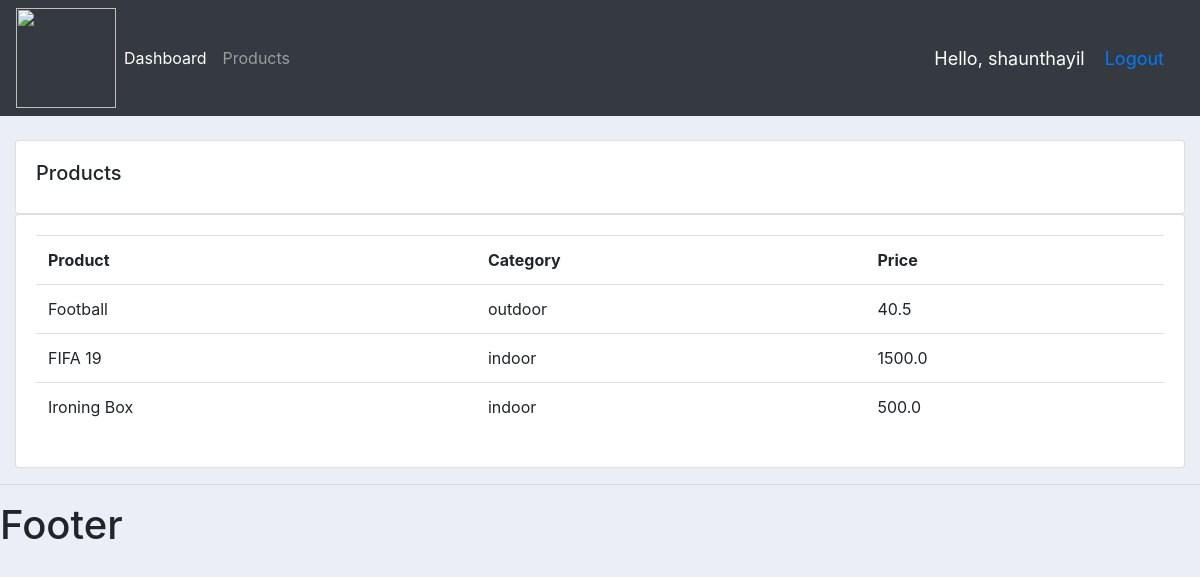
Screenshot of /products/ (signed in) with the database file from the repository.
### Accounts/models.py (models this page shows, shortened)
class Product(models.Model):
    CATEGORY = (('indoor','indoor'),('outdoor','outdoor'))
    name = models.CharField(max_length = 200,null =True)
    price = models.FloatField(null = True)
    category = models.CharField(max_length = 200,null=True,choices=CATEGORY)
    description = models.CharField(max_length = 200 ,null=True,blank=True)
    date_created = models.DateTimeField(auto_now_add = True, null=True)
    tags = models.ManyToManyField(Tag)

### Accounts/decorators.py (the view)
        def wrapper_func(request,*args,**kwargs):
            group = None
            if request.user.groups.exists():
                group = request.user.groups.all()[0].name
                if group in allowed_roles:
                    return view_func(request,*args,**kwargs)
                else:
                    return HttpResponse("You are not Authorised to View this Page")

### Accounts/views.py (called while the page is built)
@login_required(login_url='login')
@allowed_users(allowed_roles=['admin'])
def products(request):
    product = Product.objects.all()
    return  render(request,"Accounts/products.html",{"products":product})

### templates/Accounts/products.html
{% extends 'Accounts/base.html'%}
{% block content%}
<br>
<div class="row">
    <div class="col-md">
        <div class="card card-body">
            <h5>Products</h5>
        </div>
        <div class="card card-body">
            <table class="table">
                <tr>
                    <th>Product</th>
                    <th>Category</th>
                    <th>Price</th>
                </tr>
                {% for i in products %}
                <tr>
                    <td>{{i.name}}</td>
                    <td>{{i.category}}</td>
                    <td>{{i.price}}</td>
                </tr>
            {% endfor %}
            </table>
        </div>
    </div>
</div>
{%endblock%}

### templates/Accounts/navbar.html (shortened to what this page needs)
{% load static %}
<nav class="navbar navbar-expand-lg navbar-dark bg-dark">
 <img src="{{request.user.customer.profile_pic.url}}" width='100' height='100'>
  <div class="collapse navbar-collapse" id="navbarNav">
    <ul class="navbar-nav">
    {% if request.user.is_staff %}
      <li class="nav-item active">
        <a class="nav-link" href="{% url 'home' %}">Dashboard</a>
      </li>
      <li class="nav-item">
        <a class="nav-link" href="{% url 'product' %}">Products</a>
      </li>
      {% else %}
       <li class="nav-item">
        <a class="nav-link" href="{% url 'setting' %}">Settings</a>
      </li>
      {% endif %}
    </ul>
  </div>
    <span class = "hello-msg">Hello, {{request.user}}</span>
    <span class = "hello-msg"><a href="{% url 'logout' %}">Logout</a></span>
  </nav>

### static/css/base.css (style rules this page uses)
body { background-color: #ebeff5; }

### templates/Accounts/navbar.html (style rules this page uses)
.hello-msg { font-size: 18px; color: #fff; margin-right: 20px; }

### rows the page displays
Product: name "Football", category "outdoor", price "40.5"
Product: name "FIFA 19", category "indoor", price "1500.0"
Product: name "Ironing Box", category "indoor", price "500.0"

### other values shown
{{ request.user }} "shaunthayil"
